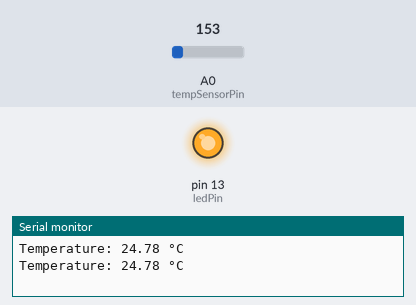
Bench run of a sketch on a simulated Arduino Uno, built with avr-gcc and run on an emulated ATmega328P. Parts: output pins drawn as LEDs (lit = HIGH), the last lines printed to the serial monitor. The inputs (shaded band) are chosen by the test bench; at power-on: A0 (tempSensorPin) = 153.

Above: at 1.8 s.
1.9 s: A0 (tempSensorPin) set to 171
At 3.2 s:
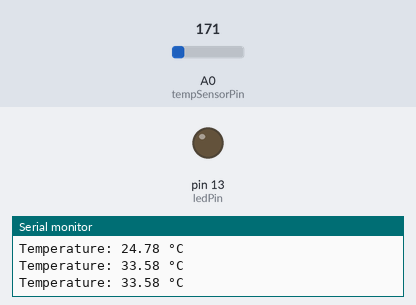
3.5 s: A0 (tempSensorPin) set to 133
At 5.0 s:
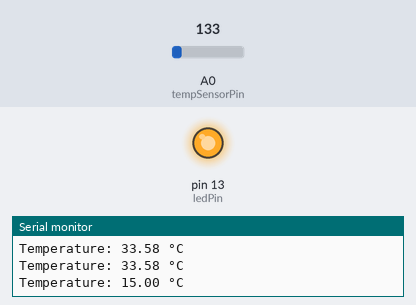
5.5 s: A0 (tempSensorPin) set to 165
At 6.5 s:
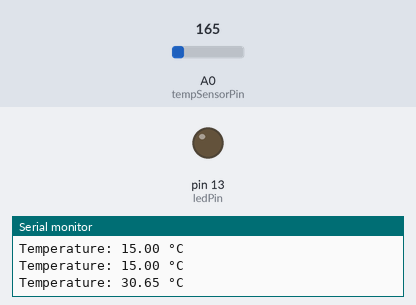
Timing chart, 0 to 8.5 s (numbered marks = the images above; inputs shaded):
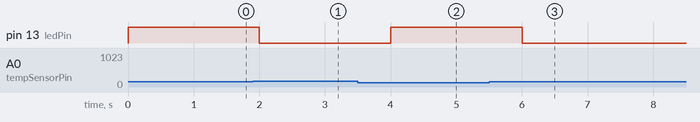

The sketch:

Task1.1P.ino
```cpp
const int tempSensorPin = A0; // Pin where temperature sensor is connected
const int ledPin = 13;        // Built-in LED pin

void setup() {
  // Initialize the LED pin as an output
  pinMode(ledPin, OUTPUT);

  // Initialize serial communication at 9600 bits per second
  Serial.begin(9600);
}

void loop() {
  // Read the analog value from the temperature sensor
  int sensorValue = analogRead(tempSensorPin);

  // Convert the analog value to voltage
  float voltage = sensorValue * (5.0 / 1023.0);

  // Convert the voltage to temperature in Celsius
  float temperatureC = (voltage - 0.5) * 100.0;

  // Print the temperature to the Serial Monitor
  Serial.print("Temperature: ");
  Serial.print(temperatureC);
  Serial.println(" °C");

  // If the temperature is below 30°C, turn the LED on
  if (temperatureC < 30.0) {
    digitalWrite(ledPin, HIGH);
  } else {
    // Otherwise, turn the LED off
    digitalWrite(ledPin, LOW);
  }

  // Wait for a second before taking another reading
  delay(1000);
}
```

Measured:
- the behaviour switches between 163 and 164 on A0 (tempSensorPin) (found by bisection; images 0 and 1)
- after the input at 1.9 s, pin 13 (ledPin): HIGH → LOW after 0.10 s
- after the input at 3.5 s, pin 13 (ledPin): LOW → HIGH after 0.50 s
- after the input at 5.5 s, pin 13 (ledPin): HIGH → LOW after 0.51 s
